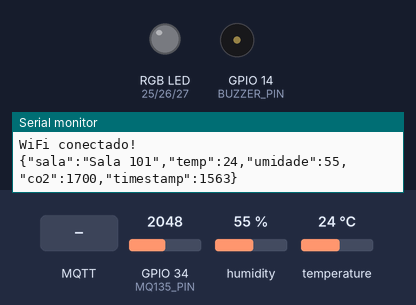
This sketch was run on a simulated ESP32. Parts: an RGB LED mixed from three pins (HIGH = lit), buzzer (waves = sounding, pin HIGH), the last lines printed to the serial monitor. The test bench sets the inputs (shaded band); at power-on: GPIO 34 (MQ135_PIN) = 2048, humidity 55 %, temperature 24 °C. WiFi joins after 1.5 s; servers stay silent unless stated; no MQTT or app messages arrive unless stated.

Above: at 2.7 s.
2.8 s: MQTT message "CRITICO" arrives on the first subscribed topic
At 7.7 s:
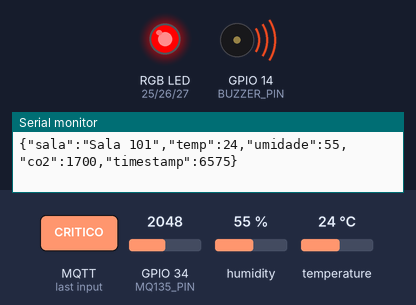
8.0 s: MQTT message "ATENCAO" arrives on the first subscribed topic
At 12.1 s:
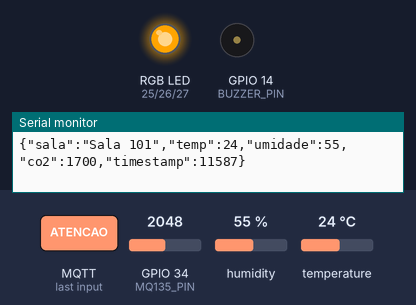
13.0 s: MQTT message "1" arrives on the first subscribed topic
At 17.5 s:
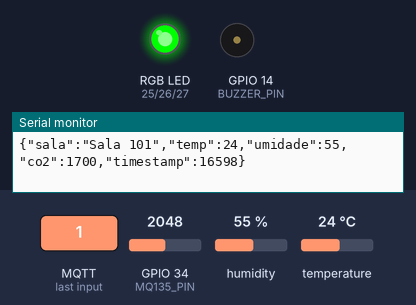
Timing chart, 0 to 19.0 s (numbered marks = the images above; inputs shaded):
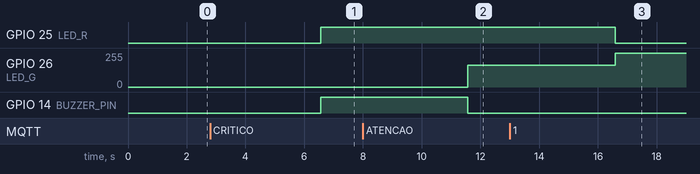

Measured:
- after the input at 2.8 s, GPIO 25 (LED_R), GPIO 14 (BUZZER_PIN): LOW → HIGH after 3.8 s
- after the input at 8.0 s, GPIO 26 (LED_G): 0/255 → 164/255 after 3.6 s; GPIO 14 (BUZZER_PIN): HIGH → LOW after 3.6 s
- after the input at 13.0 s, GPIO 25 (LED_R): HIGH → LOW after 3.6 s; GPIO 26 (LED_G): 164/255 → 255/255 after 3.6 s

The sketch:

sketch.ino
```cpp
#include <WiFi.h>
#include <WiFiClientSecure.h>
#include <PubSubClient.h>
#include <DHTesp.h>
#include <ArduinoJson.h>

const char* ssid = "Wokwi-GUEST";
const char* password = "";

const char* mqtt_server = "clusternome-4c6b47d2.a01.euc1.aws.hivemq.cloud";
const int   mqtt_port   = 8883;
const char* mqtt_user   = "rafaccarvalho";
const char* mqtt_pass   = "Objetos1";

const char* topic_pub = "escola/sala101/dados";
const char* topic_sub = "escola/sala101/atuador";

#define DHT_PIN     15
#define LED_R       25
#define LED_G       26
#define LED_B       27
#define BUZZER_PIN  14
#define MQ135_PIN   34

DHTesp dht;
WiFiClientSecure espClient;
PubSubClient client(espClient);

void setRGB(int r, int g, int b) {
  ledcWrite(LED_R, r);
  ledcWrite(LED_G, g);
  ledcWrite(LED_B, b);
}

void callback(char* topic, byte* payload, unsigned int length) {
  String msg = "";
  for (int i = 0; i < length; i++) msg += (char)payload[i];

  if (msg == "CRITICO") {
    digitalWrite(BUZZER_PIN, HIGH);
    setRGB(255, 0, 0);
  } else if (msg == "ATENCAO") {
    digitalWrite(BUZZER_PIN, LOW);
    setRGB(255, 165, 0);
  } else {
    digitalWrite(BUZZER_PIN, LOW);
    setRGB(0, 255, 0);
  }
}

void reconnect() {
  while (!client.connected()) {
    if (client.connect("ESP32_Sala101", mqtt_user, mqtt_pass)) {
      client.subscribe(topic_sub);
    } else {
      delay(3000);
    }
  }
}

void setup() {
  Serial.begin(115200);
  dht.setup(DHT_PIN, DHTesp::DHT22);

  // Configura canais PWM para o LED RGB
  ledcAttach(LED_R, 5000, 8);
  ledcAttach(LED_G, 5000, 8);
  ledcAttach(LED_B, 5000, 8);

  pinMode(BUZZER_PIN, OUTPUT);

  WiFi.begin(ssid, password);
  while (WiFi.status() != WL_CONNECTED) delay(500);
  Serial.println("WiFi conectado!");

  espClient.setInsecure();
  client.setServer(mqtt_server, mqtt_port);
  client.setCallback(callback);
}

void loop() {
  if (!client.connected()) reconnect();
  client.loop();

  TempAndHumidity data = dht.getTempAndHumidity();
  int mq135Raw = analogRead(MQ135_PIN);
  int co2ppm = map(mq135Raw, 0, 4095, 400, 3000);

  StaticJsonDocument<200> doc;
  doc["sala"]      = "Sala 101";
  doc["temp"]      = data.temperature;
  doc["umidade"]   = data.humidity;
  doc["co2"]       = co2ppm;
  doc["timestamp"] = millis();

  char buffer[256];
  serializeJson(doc, buffer);
  client.publish(topic_pub, buffer);
  Serial.println(buffer);

  delay(5000);
}
```
